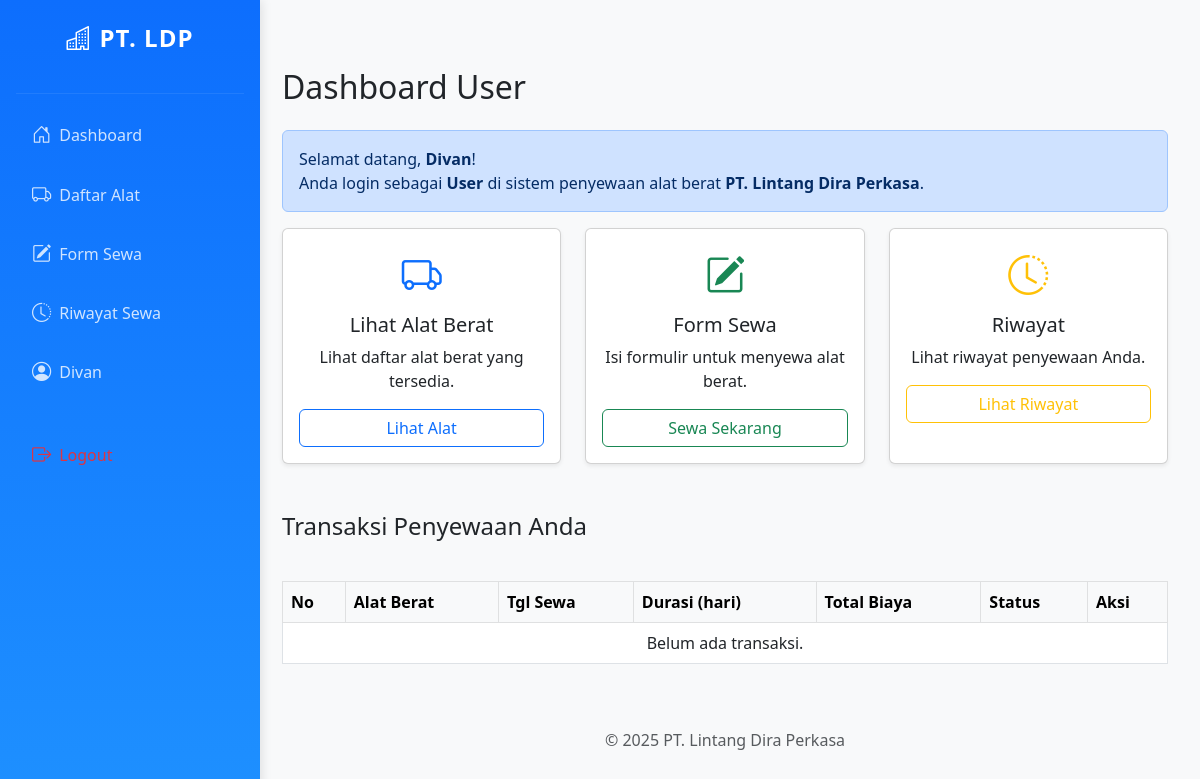
Page /dashboard_user.php (signed in) on the earlier database version.
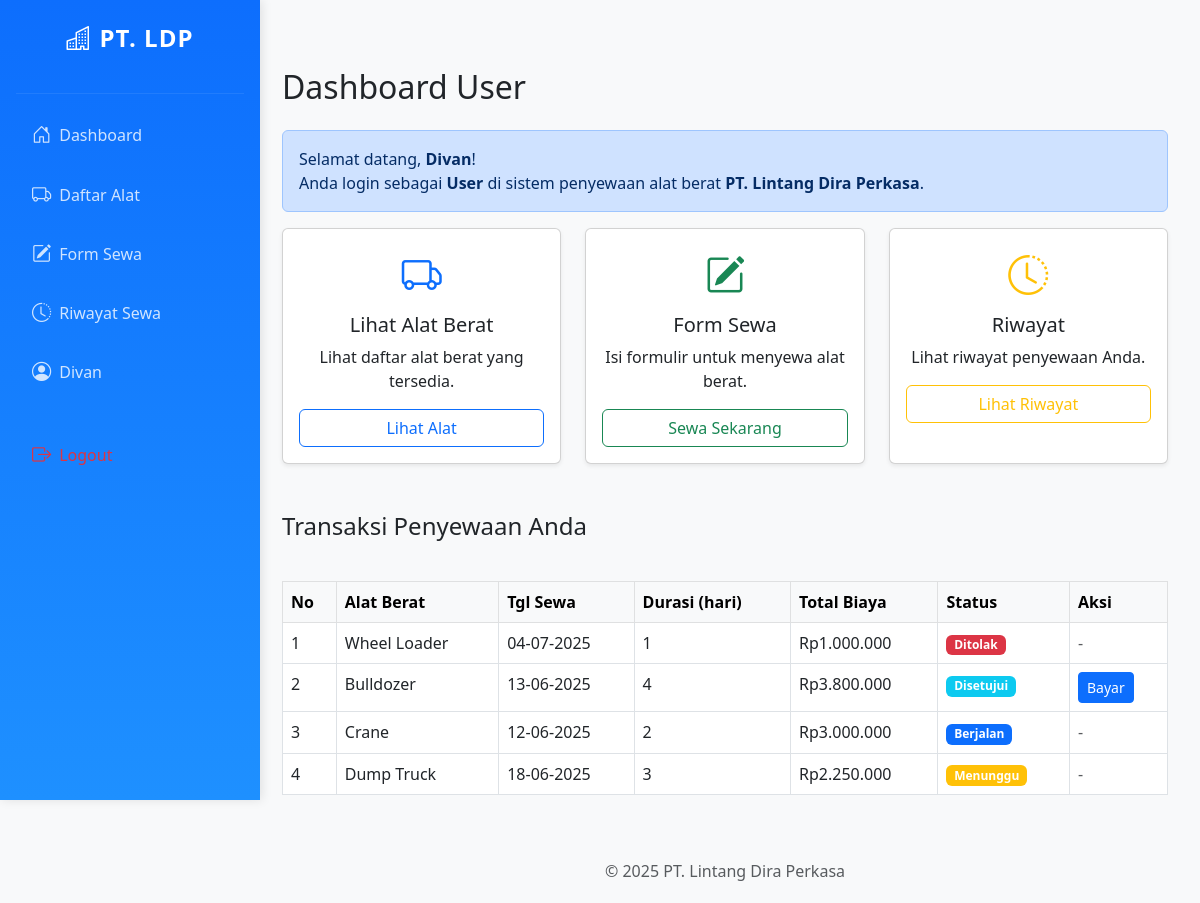
Same page on the later database version.
### tables this page shows
CREATE TABLE `transaksi` (
  `id` int NOT NULL,
  `id_user` int DEFAULT NULL,
  `id_alat` int DEFAULT NULL,
  `tanggal_sewa` date DEFAULT NULL,
  `durasi` int DEFAULT NULL,
  `total_biaya` int DEFAULT NULL,
  `status` enum('menunggu','disetujui','berjalan','selesai','ditolak') DEFAULT 'menunggu'
);

CREATE TABLE `alat_berat` (
  `id` int NOT NULL,
  `nama_alat` varchar(100) DEFAULT NULL,
  `jenis` varchar(50) DEFAULT NULL,
  `harga_per_hari` int DEFAULT NULL,
  `foto` varchar(255) DEFAULT NULL,
  `status` enum('tersedia','disewa') DEFAULT 'tersedia'
);

### dashboard_user.php (the view, shortened to what the changed rows need)
<!DOCTYPE html>
<html lang="id">
<head>
    <link href="https://cdn.jsdelivr.net/npm/bootstrap@5.3.0/dist/css/bootstrap.min.css" rel="stylesheet">
    <link href="https://cdn.jsdelivr.net/npm/bootstrap-icons@1.10.5/font/bootstrap-icons.css" rel="stylesheet">
</head>
<body>
    <?php
    include "partials/sidebar.php"
        ?>
    <div class="content mt-5">
        <div class="container">
            <?php
            include "config/db.php";
            $id_user = $_SESSION['user_id'];
            $query = "SELECT t.*, a.nama_alat
            FROM transaksi t
            JOIN alat_berat a ON t.id_alat = a.id
            WHERE t.id_user = '$id_user' AND t.status != 'selesai'
            ORDER BY t.id DESC";
            $result = mysqli_query($conn, $query);
            ?>
            <h2 class="mb-4">Dashboard User</h2>
            <div class="row g-4">
                <div class="table-responsive">
                    <table class="table table-bordered table-hover">
                        <thead class="table-light">
                            <tr>
                                <th>No</th>
                                <th>Alat Berat</th>
                                <th>Tgl Sewa</th>
                                <th>Durasi (hari)</th>
                                <th>Total Biaya</th>
                                <th>Status</th>
                                <th>Aksi</th>
                            </tr>
                        </thead>
                        <tbody>
                            <?php if (mysqli_num_rows($result) > 0): ?>
                                <?php $no = 1;
                                while ($row = mysqli_fetch_assoc($result)): ?>
                                    <tr>
                                        <td><?= $no++ ?></td>
                                        <td><?= htmlspecialchars($row['nama_alat']) ?></td>
                                        <td><?= date('d-m-Y', strtotime($row['tanggal_sewa'])) ?></td>
                                        <td><?= $row['durasi'] ?></td>
                                        <td>Rp<?= number_format($row['total_biaya'], 0, ',', '.') ?></td>
                                        <td>
                                            <?php
                                            $status = $row['status'];
                                            $badge = 'secondary';
                                            if ($status == 'menunggu') {
                                                $badge = 'warning';
                                            } elseif ($status == 'disetujui') {
                                                $badge = 'info';
                                            } elseif ($status == 'berjalan') {
                                                $badge = 'primary';
                                            } elseif ($status == 'selesai') {
                                                $badge = 'success';
                                            } elseif ($status == 'ditolak') {
                                                $badge = 'danger';
                                            }
                                            ?>
                                            <span class="badge bg-<?= $badge ?>"><?= ucfirst($status) ?></span>
                                        </td>
                                        <td>
                                            <?php if ($status == 'disetujui'): ?>
                                                <a href="bayar.php?id=<?= $row['id'] ?>" class="btn btn-sm btn-primary">Bayar</a>
                                            <?php else: ?>
                                                <span class="text-muted">-</span>
                                            <?php endif; ?>
                                        </td>
                                    </tr>
                                <?php endwhile; ?>
                            <?php else: ?>
                                <tr>
                                    <td colspan="7" class="text-center">Belum ada transaksi.</td>
                                </tr>
                            <?php endif; ?>
                        </tbody>
                    </table>
                </div>
            </div>
        </div>
    </div>
</body>
</html>

Differences in the rows shown:
added transaksi: alat_berat.nama_alat "Wheel Loader", tanggal_sewa "04-07-2025", durasi "1", total_biaya "1.000.000", status "Ditolak"
added transaksi: alat_berat.nama_alat "Bulldozer", tanggal_sewa "13-06-2025", durasi "4", total_biaya "3.800.000", status "Disetujui"
added transaksi: alat_berat.nama_alat "Crane", tanggal_sewa "12-06-2025", durasi "2", total_biaya "3.000.000", status "Berjalan"
added transaksi: alat_berat.nama_alat "Dump Truck", tanggal_sewa "18-06-2025", durasi "3", total_biaya "2.250.000", status "Menunggu"
Other differences:
text no longer shown: "Belum ada transaksi."
